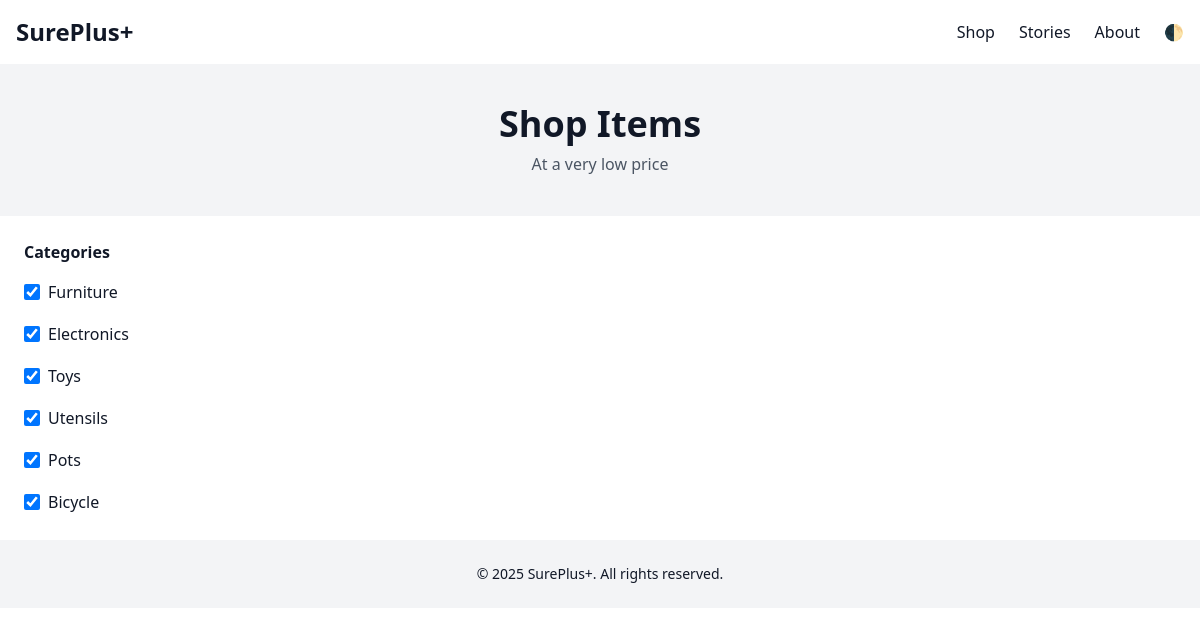
Before: /dashboard/user/user-dashboard.php with the older database file.
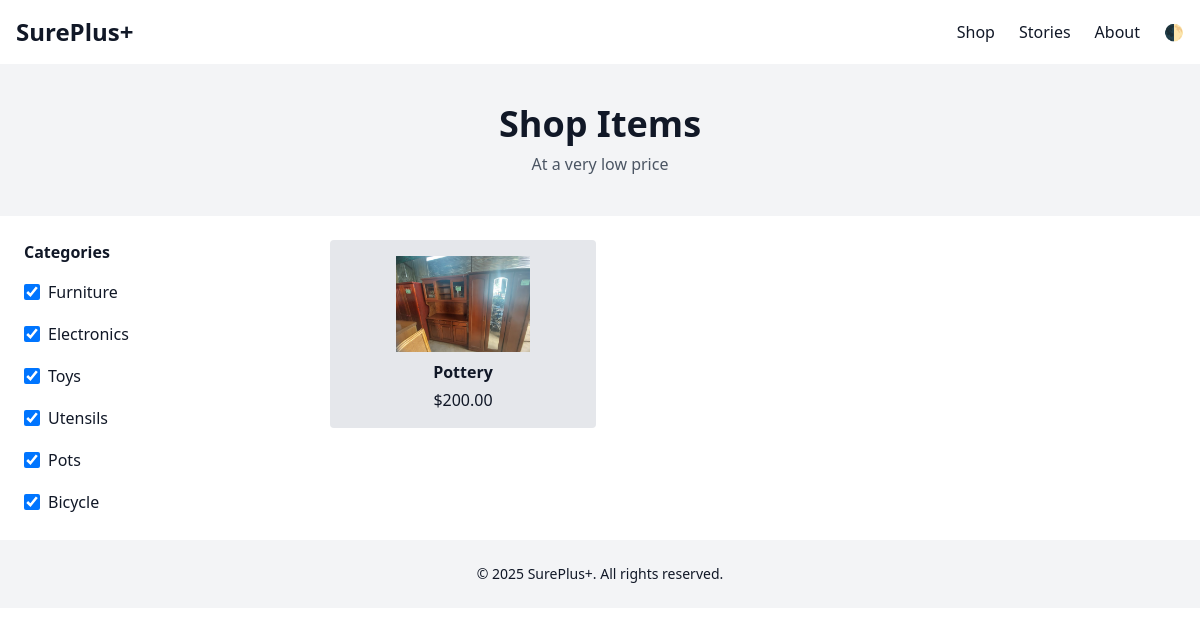
After: the same page with the newer database file.
### tables this page shows
CREATE TABLE `products` (
  `id` int(11) NOT NULL,
  `name` varchar(255) NOT NULL,
  `price` decimal(10,2) NOT NULL,
  `image` varchar(255) NOT NULL,
  `description` varchar(255) DEFAULT NULL,
  `category` varchar(50) DEFAULT NULL
);

### dashboard/user/user-dashboard.php (the view, shortened to what this page needs)
<?php
include '../../includes/db.php';
$products = $pdo->query("SELECT * FROM products ORDER BY id DESC")->fetchAll(PDO::FETCH_ASSOC);
?>
<!DOCTYPE html>
<html lang="en" class="dark">
<head>
  <script src="https://cdn.tailwindcss.com"></script>
</head>
<body class="bg-white dark:bg-gray-900 text-gray-900 dark:text-gray-100">
  <header class="flex items-center justify-between p-4 bg-white dark:bg-gray-800 shadow">
    <h1 class="text-2xl font-bold">SurePlus+</h1>
    <nav class="flex space-x-6">
      <a href="#" class="hover:underline">Shop</a>
      <a href="#" class="hover:underline">Stories</a>
      <a href="#" class="hover:underline">About</a>
      <button onclick="toggleDarkMode()">🌓</button>
    </nav>
  </header>
  <section class="bg-gray-100 dark:bg-gray-700 text-center py-10">
    <h2 class="text-4xl font-bold mb-2">Shop Items</h2>
    <p class="text-gray-600 dark:text-gray-300">At a very low price</p>
  </section>
  <main class="flex p-6 gap-6">
    <aside class="w-1/4 space-y-4">
      <h3 class="font-semibold">Categories</h3>
      <?php foreach(['Furniture','Electronics','Toys','Utensils','Pots','Bicycle'] as $cat): ?>
        <label class="inline-flex items-center">
          <input type="checkbox" class="category-checkbox form-checkbox h-4 w-4 text-blue-600"
                 value="<?= $cat ?>" checked>
          <span class="ml-2"><?= $cat ?></span>
        </label><br>
      <?php endforeach; ?>
    </aside>
    <section class="w-3/4">
      <div class="grid grid-cols-1 sm:grid-cols-2 lg:grid-cols-3 gap-6" id="productGrid">
        <?php foreach($products as $row): ?>
          <div class="product-card bg-gray-200 dark:bg-gray-600 p-4 rounded flex flex-col items-center"
               data-category="<?= htmlspecialchars($row['category']) ?>">
            <img src="/Collab/assets/images/<?= htmlspecialchars($row['image']) ?>"
                 class="h-24 object-contain mb-2" alt="">
            <span class="font-semibold"><?= htmlspecialchars($row['name']) ?></span>
            <span class="mt-1">$<?= number_format($row['price'],2) ?></span>
          </div>
        <?php endforeach; ?>
      </div>
    </section>
  </main>
  <footer class="p-6 text-center bg-gray-100 dark:bg-gray-800">
    <p class="text-sm">© 2025 SurePlus+. All rights reserved.</p>
  </footer>
</body>
</html>

Changed rows visible on the page:
added products: image (picture), name "Pottery", price "200.00"
